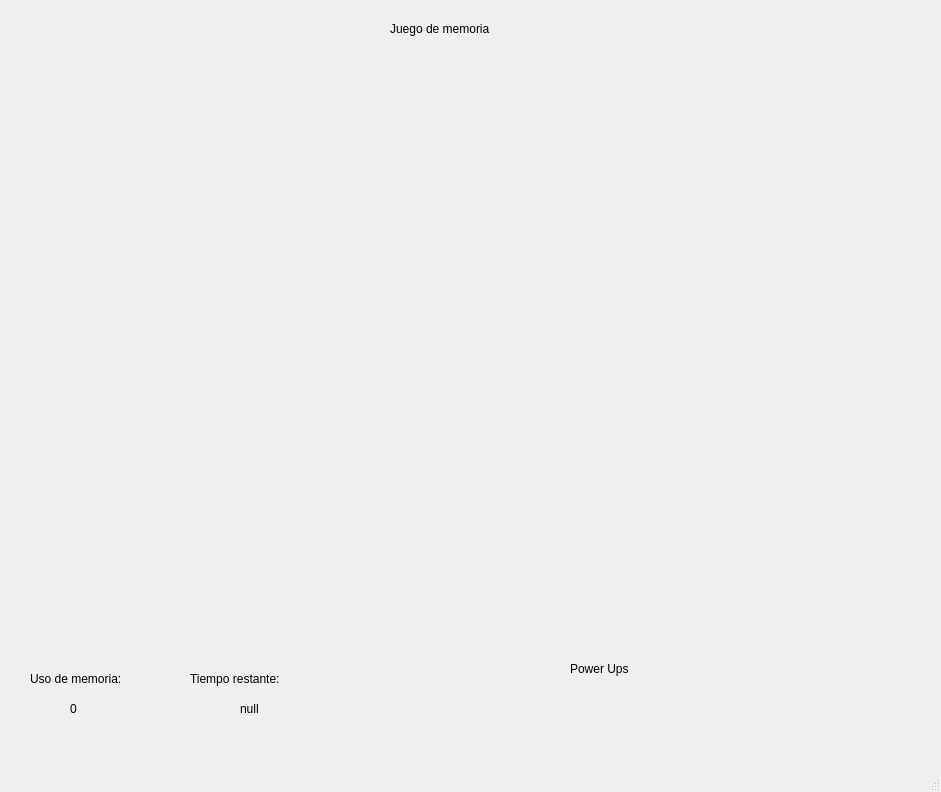
<?xml version="1.0" encoding="UTF-8"?>
<ui version="4.0">
 <class>MainWindow</class>
 <widget class="QMainWindow" name="MainWindow">
  <property name="geometry">
   <rect>
    <x>0</x>
    <y>0</y>
    <width>941</width>
    <height>792</height>
   </rect>
  </property>
  <property name="windowTitle">
   <string>MainWindow</string>
  </property>
  <widget class="QWidget" name="centralwidget">
   <widget class="QLabel" name="label">
    <property name="geometry">
     <rect>
      <x>390</x>
      <y>20</y>
      <width>131</width>
      <height>17</height>
     </rect>
    </property>
    <property name="text">
     <string>Juego de memoria</string>
    </property>
   </widget>
   <widget class="QLabel" name="label_2">
    <property name="geometry">
     <rect>
      <x>30</x>
      <y>670</y>
      <width>131</width>
      <height>17</height>
     </rect>
    </property>
    <property name="text">
     <string>Uso de memoria:</string>
    </property>
   </widget>
   <widget class="QLabel" name="label_3">
    <property name="geometry">
     <rect>
      <x>190</x>
      <y>670</y>
      <width>131</width>
      <height>17</height>
     </rect>
    </property>
    <property name="text">
     <string>Tiempo restante:</string>
    </property>
   </widget>
   <widget class="QLabel" name="label_4">
    <property name="geometry">
     <rect>
      <x>70</x>
      <y>700</y>
      <width>21</width>
      <height>17</height>
     </rect>
    </property>
    <property name="text">
     <string>0</string>
    </property>
   </widget>
   <widget class="QLabel" name="label_5">
    <property name="geometry">
     <rect>
      <x>240</x>
      <y>700</y>
      <width>41</width>
      <height>17</height>
     </rect>
    </property>
    <property name="text">
     <string>null</string>
    </property>
   </widget>
   <widget class="QLabel" name="label_6">
    <property name="geometry">
     <rect>
      <x>570</x>
      <y>660</y>
      <width>81</width>
      <height>17</height>
     </rect>
    </property>
    <property name="text">
     <string>Power Ups</string>
    </property>
   </widget>
   <widget class="QLabel" name="label_7">
    <property name="geometry">
     <rect>
      <x>70</x>
      <y>80</y>
      <width>71</width>
      <height>101</height>
     </rect>
    </property>
    <property name="text">
     <string/>
    </property>
    <property name="pixmap">
     <pixmap resource="imagenes.qrc">:/imagenes/SW_1.jpg</pixmap>
    </property>
    <property name="scaledContents">
     <bool>true</bool>
    </property>
   </widget>
   <widget class="QLabel" name="label_8">
    <property name="geometry">
     <rect>
      <x>160</x>
      <y>80</y>
      <width>71</width>
      <height>101</height>
     </rect>
    </property>
    <property name="text">
     <string/>
    </property>
    <property name="pixmap">
     <pixmap resource="imagenes.qrc">:/imagenes/SW_1.jpg</pixmap>
    </property>
    <property name="scaledContents">
     <bool>true</bool>
    </property>
   </widget>
   <widget class="QLabel" name="label_9">
    <property name="geometry">
     <rect>
      <x>250</x>
      <y>80</y>
      <width>71</width>
      <height>101</height>
     </rect>
    </property>
    <property name="text">
     <string/>
    </property>
    <property name="pixmap">
     <pixmap resource="imagenes.qrc">:/imagenes/SW_1.jpg</pixmap>
    </property>
    <property name="scaledContents">
     <bool>true</bool>
    </property>
   </widget>
   <widget class="QLabel" name="label_10">
    <property name="geometry">
     <rect>
      <x>340</x>
      <y>80</y>
      <width>71</width>
      <height>101</height>
     </rect>
    </property>
    <property name="text">
     <string/>
    </property>
    <property name="pixmap">
     <pixmap resource="imagenes.qrc">:/imagenes/SW_1.jpg</pixmap>
    </property>
    <property name="scaledContents">
     <bool>true</bool>
    </property>
   </widget>
   <widget class="QLabel" name="label_11">
    <property name="geometry">
     <rect>
      <x>520</x>
      <y>80</y>
      <width>71</width>
      <height>101</height>
     </rect>
    </property>
    <property name="text">
     <string/>
    </property>
    <property name="pixmap">
     <pixmap resource="imagenes.qrc">:/imagenes/SW_1.jpg</pixmap>
    </property>
    <property name="scaledContents">
     <bool>true</bool>
    </property>
   </widget>
   <widget class="QLabel" name="label_12">
    <property name="geometry">
     <rect>
      <x>430</x>
      <y>80</y>
      <width>71</width>
      <height>101</height>
     </rect>
    </property>
    <property name="text">
     <string/>
    </property>
    <property name="pixmap">
     <pixmap resource="imagenes.qrc">:/imagenes/SW_1.jpg</pixmap>
    </property>
    <property name="scaledContents">
     <bool>true</bool>
    </property>
   </widget>
   <widget class="QLabel" name="label_13">
    <property name="geometry">
     <rect>
      <x>610</x>
      <y>80</y>
      <width>71</width>
      <height>101</height>
     </rect>
    </property>
    <property name="text">
     <string/>
    </property>
    <property name="pixmap">
     <pixmap resource="imagenes.qrc">:/imagenes/SW_1.jpg</pixmap>
    </property>
    <property name="scaledContents">
     <bool>true</bool>
    </property>
   </widget>
   <widget class="QLabel" name="label_14">
    <property name="geometry">
     <rect>
      <x>700</x>
      <y>80</y>
      <width>71</width>
      <height>101</height>
     </rect>
    </property>
    <property name="text">
     <string/>
    </property>
    <property name="pixmap">
     <pixmap resource="imagenes.qrc">:/imagenes/SW_1.jpg</pixmap>
    </property>
    <property name="scaledContents">
     <bool>true</bool>
    </property>
   </widget>
   <widget class="QLabel" name="label_15">
    <property name="geometry">
     <rect>
      <x>70</x>
      <y>190</y>
      <width>71</width>
      <height>101</height>
     </rect>
    </property>
    <property name="text">
     <string/>
    </property>
    <property name="pixmap">
     <pixmap resource="imagenes.qrc">:/imagenes/SW_1.jpg</pixmap>
    </property>
    <property name="scaledContents">
     <bool>true</bool>
    </property>
   </widget>
   <widget class="QLabel" name="label_16">
    <property name="geometry">
     <rect>
      <x>160</x>
      <y>190</y>
      <width>71</width>
      <height>101</height>
     </rect>
    </property>
    <property name="text">
     <string/>
    </property>
    <property name="pixmap">
     <pixmap resource="imagenes.qrc">:/imagenes/SW_1.jpg</pixmap>
    </property>
    <property name="scaledContents">
     <bool>true</bool>
    </property>
   </widget>
   <widget class="QLabel" name="label_17">
    <property name="geometry">
     <rect>
      <x>610</x>
      <y>190</y>
      <width>71</width>
      <height>101</height>
     </rect>
    </property>
    <property name="text">
     <string/>
    </property>
    <property name="pixmap">
     <pixmap resource="imagenes.qrc">:/imagenes/SW_1.jpg</pixmap>
    </property>
    <property name="scaledContents">
     <bool>true</bool>
    </property>
   </widget>
   <widget class="QLabel" name="label_18">
    <property name="geometry">
     <rect>
      <x>520</x>
      <y>190</y>
      <width>71</width>
      <height>101</height>
     </rect>
    </property>
    <property name="text">
     <string/>
    </property>
    <property name="pixmap">
     <pixmap resource="imagenes.qrc">:/imagenes/SW_1.jpg</pixmap>
    </property>
    <property name="scaledContents">
     <bool>true</bool>
    </property>
   </widget>
   <widget class="QLabel" name="label_19">
    <property name="geometry">
     <rect>
      <x>430</x>
      <y>190</y>
      <width>71</width>
      <height>101</height>
     </rect>
    </property>
    <property name="text">
     <string/>
    </property>
    <property name="pixmap">
     <pixmap resource="imagenes.qrc">:/imagenes/SW_1.jpg</pixmap>
    </property>
    <property name="scaledContents">
     <bool>true</bool>
    </property>
   </widget>
   <widget class="QLabel" name="label_20">
    <property name="geometry">
     <rect>
      <x>250</x>
      <y>190</y>
      <width>71</width>
      <height>101</height>
     </rect>
    </property>
    <property name="text">
     <string/>
    </property>
    <property name="pixmap">
     <pixmap resource="imagenes.qrc">:/imagenes/SW_1.jpg</pixmap>
    </property>
    <property name="scaledContents">
     <bool>true</bool>
    </property>
   </widget>
   <widget class="QLabel" name="label_21">
    <property name="geometry">
     <rect>
      <x>340</x>
      <y>190</y>
      <width>71</width>
      <height>101</height>
     </rect>
    </property>
    <property name="text">
     <string/>
    </property>
    <property name="pixmap">
     <pixmap resource="imagenes.qrc">:/imagenes/SW_1.jpg</pixmap>
    </property>
    <property name="scaledContents">
     <bool>true</bool>
    </property>
   </widget>
   <widget class="QLabel" name="label_22">
    <property name="geometry">
     <rect>
      <x>700</x>
      <y>190</y>
      <width>71</width>
      <height>101</height>
     </rect>
    </property>
    <property name="text">
     <string/>
    </property>
    <property name="pixmap">
     <pixmap resource="imagenes.qrc">:/imagenes/SW_1.jpg</pixmap>
    </property>
    <property name="scaledContents">
     <bool>true</bool>
    </property>
   </widget>
   <widget class="QLabel" name="label_23">
    <property name="geometry">
     <rect>
      <x>250</x>
      <y>420</y>
      <width>71</width>
      <height>101</height>
     </rect>
    </property>
    <property name="text">
     <string/>
    </property>
    <property name="pixmap">
     <pixmap resource="imagenes.qrc">:/imagenes/SW_1.jpg</pixmap>
    </property>
    <property name="scaledContents">
     <bool>true</bool>
    </property>
   </widget>
   <widget class="QLabel" name="label_24">
    <property name="geometry">
     <rect>
      <x>610</x>
      <y>420</y>
      <width>71</width>
      <height>101</height>
     </rect>
    </property>
    <property name="text">
     <string/>
    </property>
    <property name="pixmap">
     <pixmap resource="imagenes.qrc">:/imagenes/SW_1.jpg</pixmap>
    </property>
    <property name="scaledContents">
     <bool>true</bool>
    </property>
   </widget>
   <widget class="QLabel" name="label_25">
    <property name="geometry">
     <rect>
      <x>520</x>
      <y>420</y>
      <width>71</width>
      <height>101</height>
     </rect>
    </property>
    <property name="text">
     <string/>
    </property>
    <property name="pixmap">
     <pixmap resource="imagenes.qrc">:/imagenes/SW_1.jpg</pixmap>
    </property>
    <property name="scaledContents">
     <bool>true</bool>
    </property>
   </widget>
   <widget class="QLabel" name="label_26">
    <property name="geometry">
     <rect>
      <x>700</x>
      <y>420</y>
      <width>71</width>
      <height>101</height>
     </rect>
    </property>
    <property name="text">
     <string/>
    </property>
    <property name="pixmap">
     <pixmap resource="imagenes.qrc">:/imagenes/SW_1.jpg</pixmap>
    </property>
    <property name="scaledContents">
     <bool>true</bool>
    </property>
   </widget>
   <widget class="QLabel" name="label_28">
    <property name="geometry">
     <rect>
      <x>430</x>
      <y>420</y>
      <width>71</width>
      <height>101</height>
     </rect>
    </property>
    <property name="text">
     <string/>
    </property>
    <property name="pixmap">
     <pixmap resource="imagenes.qrc">:/imagenes/SW_1.jpg</pixmap>
    </property>
    <property name="scaledContents">
     <bool>true</bool>
    </property>
   </widget>
   <widget class="QLabel" name="label_31">
    <property name="geometry">
     <rect>
      <x>340</x>
      <y>420</y>
      <width>71</width>
      <height>101</height>
     </rect>
    </property>
    <property name="text">
     <string/>
    </property>
    <property name="pixmap">
     <pixmap resource="imagenes.qrc">:/imagenes/SW_1.jpg</pixmap>
    </property>
    <property name="scaledContents">
     <bool>true</bool>
    </property>
   </widget>
   <widget class="QLabel" name="label_32">
    <property name="geometry">
     <rect>
      <x>160</x>
      <y>420</y>
      <width>71</width>
      <height>101</height>
     </rect>
    </property>
    <property name="text">
     <string/>
    </property>
    <property name="pixmap">
     <pixmap resource="imagenes.qrc">:/imagenes/SW_1.jpg</pixmap>
    </property>
    <property name="scaledContents">
     <bool>true</bool>
    </property>
   </widget>
   <widget class="QLabel" name="label_33">
    <property name="geometry">
     <rect>
      <x>70</x>
      <y>420</y>
      <width>71</width>
      <height>101</height>
     </rect>
    </property>
    <property name="text">
     <string/>
    </property>
    <property name="pixmap">
     <pixmap resource="imagenes.qrc">:/imagenes/SW_1.jpg</pixmap>
    </property>
    <property name="scaledContents">
     <bool>true</bool>
    </property>
   </widget>
   <widget class="QLabel" name="label_34">
    <property name="geometry">
     <rect>
      <x>700</x>
      <y>300</y>
      <width>71</width>
      <height>101</height>
     </rect>
    </property>
    <property name="text">
     <string/>
    </property>
    <property name="pixmap">
     <pixmap resource="imagenes.qrc">:/imagenes/SW_1.jpg</pixmap>
    </property>
    <property name="scaledContents">
     <bool>true</bool>
    </property>
   </widget>
   <widget class="QLabel" name="label_35">
    <property name="geometry">
     <rect>
      <x>610</x>
      <y>300</y>
      <width>71</width>
      <height>101</height>
     </rect>
    </property>
    <property name="text">
     <string/>
    </property>
    <property name="pixmap">
     <pixmap resource="imagenes.qrc">:/imagenes/SW_1.jpg</pixmap>
    </property>
    <property name="scaledContents">
     <bool>true</bool>
    </property>
   </widget>
   <widget class="QLabel" name="label_36">
    <property name="geometry">
     <rect>
      <x>520</x>
      <y>300</y>
      <width>71</width>
      <height>101</height>
     </rect>
    </property>
    <property name="text">
     <string/>
    </property>
    <property name="pixmap">
     <pixmap resource="imagenes.qrc">:/imagenes/SW_1.jpg</pixmap>
    </property>
    <property name="scaledContents">
     <bool>true</bool>
    </property>
   </widget>
   <widget class="QLabel" name="label_37">
    <property name="geometry">
     <rect>
      <x>430</x>
      <y>300</y>
      <width>71</width>
      <height>101</height>
     </rect>
    </property>
    <property name="text">
     <string/>
    </property>
    <property name="pixmap">
     <pixmap resource="imagenes.qrc">:/imagenes/SW_1.jpg</pixmap>
    </property>
    <property name="scaledContents">
     <bool>true</bool>
    </property>
   </widget>
   <widget class="QLabel" name="label_38">
    <property name="geometry">
     <rect>
      <x>340</x>
      <y>300</y>
      <width>71</width>
      <height>101</height>
     </rect>
    </property>
    <property name="text">
     <string/>
    </property>
    <property name="pixmap">
     <pixmap resource="imagenes.qrc">:/imagenes/SW_1.jpg</pixmap>
    </property>
    <property name="scaledContents">
     <bool>true</bool>
    </property>
   </widget>
   <widget class="QLabel" name="label_39">
    <property name="geometry">
     <rect>
      <x>250</x>
      <y>300</y>
      <width>71</width>
      <height>101</height>
     </rect>
    </property>
    <property name="text">
     <string/>
    </property>
    <property name="pixmap">
     <pixmap resource="imagenes.qrc">:/imagenes/SW_1.jpg</pixmap>
    </property>
    <property name="scaledContents">
     <bool>true</bool>
    </property>
   </widget>
   <widget class="QLabel" name="label_40">
    <property name="geometry">
     <rect>
      <x>160</x>
      <y>300</y>
      <width>71</width>
      <height>101</height>
     </rect>
    </property>
    <property name="text">
     <string/>
    </property>
    <property name="pixmap">
     <pixmap resource="imagenes.qrc">:/imagenes/SW_1.jpg</pixmap>
    </property>
    <property name="scaledContents">
     <bool>true</bool>
    </property>
   </widget>
   <widget class="QLabel" name="label_41">
    <property name="geometry">
     <rect>
      <x>70</x>
      <y>300</y>
      <width>71</width>
      <height>101</height>
     </rect>
    </property>
    <property name="text">
     <string/>
    </property>
    <property name="pixmap">
     <pixmap resource="imagenes.qrc">:/imagenes/SW_1.jpg</pixmap>
    </property>
    <property name="scaledContents">
     <bool>true</bool>
    </property>
   </widget>
   <widget class="QLabel" name="label_27">
    <property name="geometry">
     <rect>
      <x>790</x>
      <y>80</y>
      <width>71</width>
      <height>101</height>
     </rect>
    </property>
    <property name="text">
     <string/>
    </property>
    <property name="pixmap">
     <pixmap resource="imagenes.qrc">:/imagenes/SW_1.jpg</pixmap>
    </property>
    <property name="scaledContents">
     <bool>true</bool>
    </property>
   </widget>
   <widget class="QLabel" name="label_29">
    <property name="geometry">
     <rect>
      <x>790</x>
      <y>190</y>
      <width>71</width>
      <height>101</height>
     </rect>
    </property>
    <property name="text">
     <string/>
    </property>
    <property name="pixmap">
     <pixmap resource="imagenes.qrc">:/imagenes/SW_1.jpg</pixmap>
    </property>
    <property name="scaledContents">
     <bool>true</bool>
    </property>
   </widget>
   <widget class="QLabel" name="label_30">
    <property name="geometry">
     <rect>
      <x>790</x>
      <y>300</y>
      <width>71</width>
      <height>101</height>
     </rect>
    </property>
    <property name="text">
     <string/>
    </property>
    <property name="pixmap">
     <pixmap resource="imagenes.qrc">:/imagenes/SW_1.jpg</pixmap>
    </property>
    <property name="scaledContents">
     <bool>true</bool>
    </property>
   </widget>
   <widget class="QLabel" name="label_42">
    <property name="geometry">
     <rect>
      <x>790</x>
      <y>420</y>
      <width>71</width>
      <height>101</height>
     </rect>
    </property>
    <property name="text">
     <string/>
    </property>
    <property name="pixmap">
     <pixmap resource="imagenes.qrc">:/imagenes/SW_1.jpg</pixmap>
    </property>
    <property name="scaledContents">
     <bool>true</bool>
    </property>
   </widget>
  </widget>
  <widget class="QMenuBar" name="menubar">
   <property name="geometry">
    <rect>
     <x>0</x>
     <y>0</y>
     <width>941</width>
     <height>22</height>
    </rect>
   </property>
  </widget>
  <widget class="QStatusBar" name="statusbar"/>
 </widget>
 <resources>
  <include location="imagenes.qrc"/>
 </resources>
 <connections/>
</ui>
